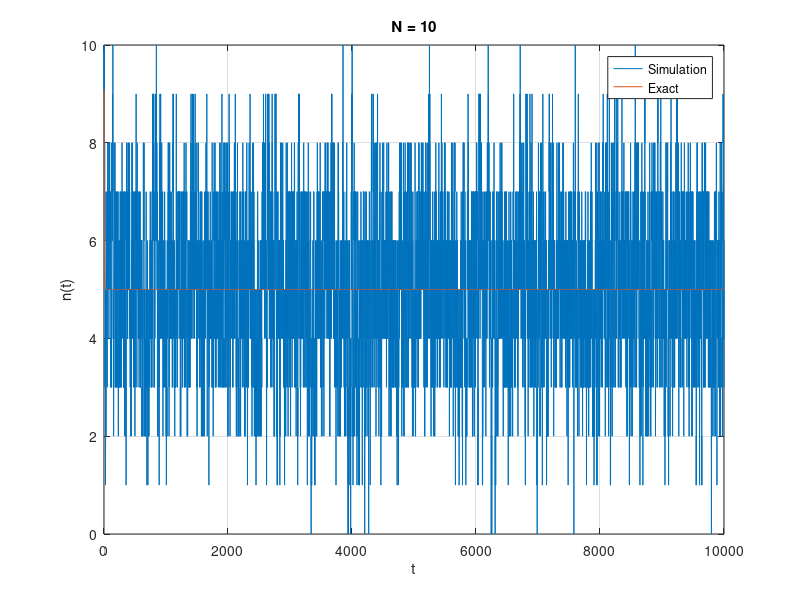

MATLAB code for this plot: (Note: this script raises an error after producing the figure.)
% % This code is meant to solve problem 5
%% Part (a)
Nlist = [1e1,1e2,1e3,1e4,1e5,1e6];
for j=1:length(Nlist)
    % Set up
    f = figure(j); filename = 'Pro5_a.gif';
    N = Nlist(j); t = 1:1e4; n = N;
    r = rand(size(t));
    for i=1:length(t)-1
        if r(t(i)) <= n(i)/N
            n(i+1) = n(i)-1;
        else
            n(i+1) = n(i)+1;
        end
    end
    exact = (N/2)*(1+exp(-2*t/N));  % Exact value
    plot(t, n, t, exact); title(['N = ', num2str(N)]); grid on;
    xlabel("t"); ylabel("n(t)"); legend("Simulation", "Exact");
    % Capture the plot as an image 
    frame = getframe(f); 
    im = frame2im(frame); 
    [imind,cm] = rgb2ind(im,256); 
    % Write to the GIF File 
    if j == 1 
        imwrite(imind,cm,filename,'gif', 'DelayTime', 1,'Loopcount',inf); 
    else 
        imwrite(imind,cm,filename,'gif','DelayTime', 1,'WriteMode','append'); 
    end
end
%% Part (b)
NList = [8,16,64,400,800,3600];
iList = zeros(size(NList));
for j=1:length(Nlist)
    N = NList(j); n = N; i = 1; trial = zeros(30,1);
    for k=1:length(trial)
        while (n(i) ~= N/2)
            r = rand();
            if r <= n(i)/N
                n(i+1) = n(i)-1;
            else
                n(i+1) = n(i)+1;
            end
            i = i+1;
        end
        trial(k) = i;
    end
    iList(j) = mean(trial);
end
plot(NList, iList, '-o'); xlabel('N'); ylabel('Iterator time'); grid on;
%% Part (c)
NList = [8,16,64,400,800,1600,3600,7200];
dn2List = zeros(size(NList));
flu = zeros(size(NList));
for j=1:length(Nlist)
    N = NList(j); n = N/2; i = 1;
    for i=1:1e6
        r = rand();
        if r <= n(i)/N
            n(i+1) = n(i)-1;
        else
            n(i+1) = n(i)+1;
        end
    end
    dn2List(j) = mean(n.^2) - (mean(n))^2;
    flu(j) = sqrt(dn2List(j)) / mean(n);
end
subplot(1,2,1);
plot(NList, flu, '-o'); grid on;
xlabel('N'); ylabel('$\Delta n / \langle n\rangle$','interpreter','latex'); 
subplot(1,2,2);
plot(1./sqrt(NList), flu, '-o'); grid on;
xlabel('$1/\sqrt{N}$', 'interpreter', 'latex'); 
ylabel('$\Delta n / \langle n\rangle$','interpreter','latex');

